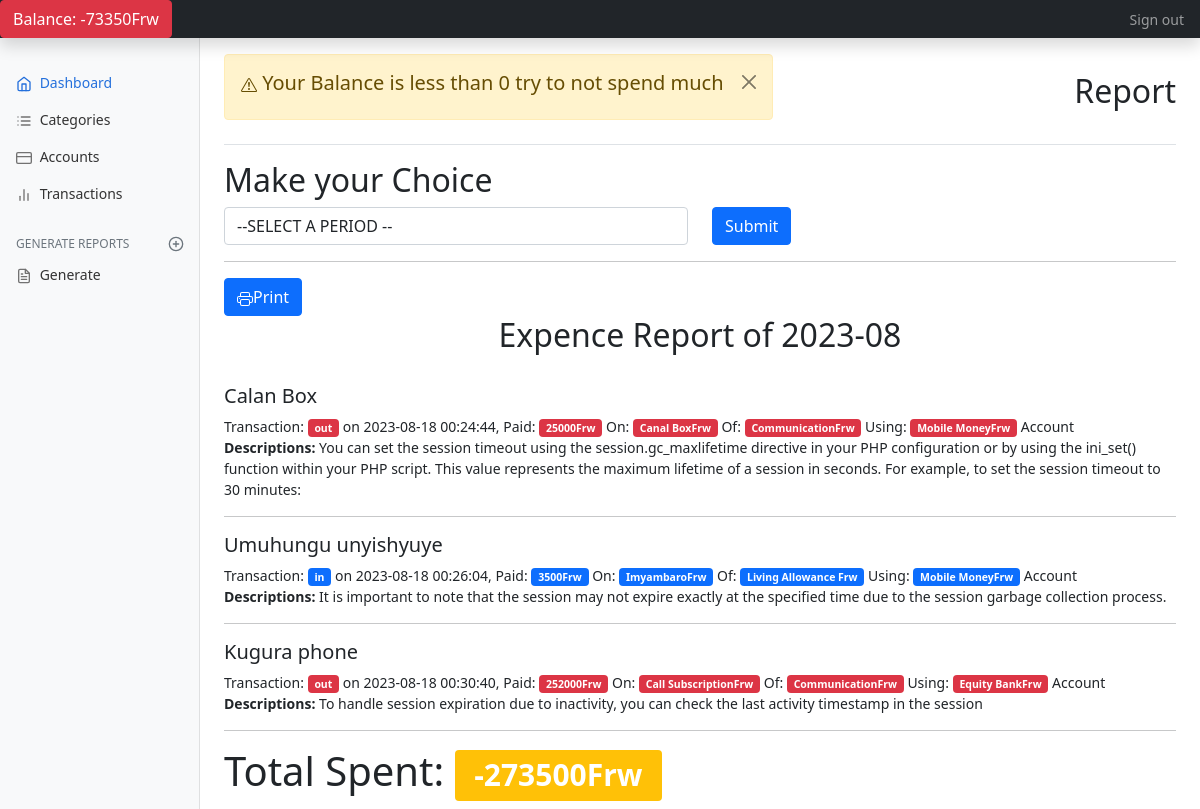
Page /report.php?period=1 (signed in) on the committed database.
### tables this page shows
CREATE TABLE `budget` (
  `id` int(11) NOT NULL,
  `month_year` varchar(7) NOT NULL,
  `budget` int(11) NOT NULL
);

CREATE TABLE `transaction` (
  `id` int(11) NOT NULL,
  `name` varchar(60) NOT NULL,
  `type` varchar(3) NOT NULL,
  `payment_by` int(11) NOT NULL,
  `sub_category_id` int(11) NOT NULL,
  `date` datetime NOT NULL,
  `total_paid` int(11) NOT NULL,
  `description` text NOT NULL
);

CREATE TABLE `subcategory` (
  `id` int(11) NOT NULL,
  `sub_category_name` varchar(60) NOT NULL,
  `main_category` int(11) NOT NULL,
  `created_at` datetime NOT NULL
);

CREATE TABLE `category` (
  `id` int(11) NOT NULL,
  `category_name` varchar(60) NOT NULL,
  `created_at` datetime NOT NULL
);

CREATE TABLE `account` (
  `id` int(11) NOT NULL,
  `account_name` varchar(60) NOT NULL,
  `created_at` date NOT NULL
);

### report.php (the view, shortened to what this page needs)
<?php include("includes/header.php")?>
<h1 class="h2">Report</h1>
      </div>
      <h2>Make your Choice</h2>
      <form>
  <div class="row">
    <form action="" method="get">
    <div class="col">
    <select name="period" class="form-control md-2" id="" required>
                            <option value="">--SELECT A PERIOD --</option>
                        </select>
    </div>
    <div class="col">
      <input type="submit" class="btn btn-primary" placeholder="Last name">
    </div>
    </form>
  </div>
</form><hr>
        <?php
        if(isset($_GET['period'])){
            $period = $_GET['period'];
            $select_query = mysqli_query($connection, "SELECT * FROM budget WHERE id = $period");
            $row = mysqli_fetch_array($select_query);
                $month_year = $row['month_year'];
        ?>
        <button id="printButton" class="btn btn-primary">Print</button>
        <h2 class="text-center">Expence Report of <?php echo $month_year; ?></h2><br>
            <?php
                $total_spent = 0;
                $final_query = mysqli_query($connection, " SELECT * FROM budget JOIN transaction ON DATE_FORMAT(date, '%Y-%m') = '$month_year' JOIN account ON transaction.payment_by = account.id JOIN subcategory ON transaction.sub_category_id = subcategory.id JOIN category ON category.id = subcategory.main_category WHERE budget.month_year = '$month_year';");
                while($final = mysqli_fetch_array($final_query)){
                    $name = $final['name'];
                    $type = $final['type'];
                    $date = $final['date'];
                    $account_name = $final['account_name'];
                    $total_paid = $final['total_paid'];
                    $description = $final['description'];
                    $sub_category_name = $final['sub_category_name'];
                    $category_name = $final['category_name'];
                ?>
                    <div id="contentToPrint" class="text-left">
                        <?php if($type =='in'){
                            $total_spent += $total_paid;
                            ?>
                        <h5><?php echo $name; ?></h5>
                        Transaction: <span class="badge bg-primary"><?php echo $type; ?></span>
                        on <?php echo $date; ?>,
                        Paid: <span class="badge bg-primary"><?php echo $total_paid; ?>Frw</span>
                        On: <span class="badge bg-primary"><?php echo $sub_category_name; ?>Frw</span>
                        Of: <span class="badge bg-primary"><?php echo $category_name; ?>Frw</span>
                        Using: <span class="badge bg-primary"><?php echo $account_name; ?>Frw</span> Account <br>
                        <p><b>Descriptions:</b> <?php echo $description; ?></p>
                    <?php }else if($type =='out'){
                        $total_spent -= $total_paid;
                        ?>
                        <h5><?php echo $name; ?></h5>
                        Transaction: <span class="badge bg-danger"><?php echo $type; ?></span>
                        on <?php echo $date; ?>,
                        Paid: <span class="badge bg-danger"><?php echo $total_paid; ?>Frw</span>
                        On: <span class="badge bg-danger"><?php echo $sub_category_name; ?>Frw</span>
                        Of: <span class="badge bg-danger"><?php echo $category_name; ?>Frw</span>
                        Using: <span class="badge bg-danger"><?php echo $account_name; ?>Frw</span> Account <br>
                        <p><b>Descriptions:</b> <?php echo $description; ?></p>
                    <?php } ?>
                    </div>
                    <hr>
                <?php }    ?>
                <h1 class="h1">Total Spent: <span class="badge bg-warning "><?php echo $total_spent; ?>Frw</span></h1>
      <?php } ?>
    </main>
  </div>
</div>
<?php include"includes/footer.php"; ?>

### includes/header.php (shortened to what this page needs)
<?php
$connection = mysqli_connect('localhost', 'root', '', 'Force COA');
?>
<!doctype html>
<html lang="en">
  <head>
    <link href="assets/css/style.css" rel="stylesheet">
<link href="assets/css/bootstrap.min.css" rel="stylesheet">
    <link href="/assets/css/dashboard.css" rel="stylesheet">
  </head>
  <body>
<header class="navbar navbar-dark sticky-top bg-dark flex-md-nowrap p-0 shadow">
  <?php
  if($_SESSION['balance'] > 0){
    echo " <button class=\"btn btn-info\" data-bs-toggle=\"modal\" data-bs-target=\"#exampleModalDefault\">
    Balance: ".$_SESSION['balance']."Frw
    </button>";
  }else{
    echo "  <button class=\"btn btn-danger\" data-bs-toggle=\"modal\" data-bs-target=\"#exampleModalDefault\">
    Balance: ".$_SESSION['balance']."Frw
    </button>";
  }
  ?>
  <div class="navbar-nav">
    <div class="nav-item text-nowrap">
      <a class="nav-link px-3" href="signout.php">Sign out</a>
    </div>
  </div>
</header>
<div class="container-fluid">
  <div class="row">
    <nav id="sidebarMenu" class="col-md-3 col-lg-2 d-md-block bg-light sidebar collapse">
      <div class="position-sticky pt-3">
        <ul class="nav flex-column">
          <li class="nav-item">
            <a class="nav-link active" aria-current="page" href="index.php">
              <span data-feather="home"></span>
              Dashboard
            </a>
          </li>
           <li class="nav-item">
            <a class="nav-link" href="categories.php">
              <span data-feather="list"></span>
              Categories
            </a>
          </li>
           <li class="nav-item">
            <a class="nav-link" href="accounts.php">
              <span data-feather="credit-card"></span>
              Accounts
            </a>
          </li>
          <li class="nav-item">
            <a class="nav-link" href="transaction.php">
              <span data-feather="bar-chart-2"></span>
              Transactions
            </a>
          </li>
        </ul>
        <h6 class="sidebar-heading d-flex justify-content-between align-items-center px-3 mt-4 mb-1 text-muted">
          <span>Generate reports</span>
          <a class="link-secondary" href="#" aria-label="Add a new report">
            <span data-feather="plus-circle"></span>
          </a>
        </h6>
        <ul class="nav flex-column mb-2">
          <li class="nav-item">
            <a class="nav-link" href="report.php">
              <span data-feather="file-text"></span>
              Generate
            </a>
          </li>
        </ul>
      </div>
    </nav>
    <main class="col-md-9 ms-sm-auto col-lg-10 px-md-4">
      <div class="d-flex justify-content-between flex-wrap flex-md-nowrap align-items-center pt-3 pb-2 mb-3 border-bottom">
<?php
$date = date('Y-m-d');
$theFirstday = date("d");
$monthName = date('F', strtotime($date));
if ($theFirstday == 1 && $_SESSION['balance'] == 0) {
?>
<div class="popup-overlay">
        <div class="popup-content">
           <h1>Add <?php   echo $monthName; ?> Budget</h1>
           <hr>
           <?php
            if (isset($_POST['add-budget'])) {
              $new_budget = $_POST['new-budget'];
              $add_budget_query = mysqli_query($connection, "INSERT INTO budget VALUES('', DATE_FORMAT(NOW(), '%Y-%m'), $new_budget)");
              if($add_budget_query){
                echo"<script>
                setTimeout(function() {
                window.location.href = 'index.php';
                }, 1000);
                </script>";
            }
           }
           ?>
           <form action="" method="post">
            <div class=" mb-3">
                  <label>Amount:</label>
                  <input type="number" name="new-budget" class="form-control" placeholder="10000000" required><br>
                  <input type="submit" name="add-budget" class="btn btn-primary" value="Update">
              </div>
           </form>
        </div>
    </div>
<?php }else if($_SESSION['balance'] <= 0){
  ?>
      <div class="alert alert-warning alert-dismissible fade show" role="alert">
          <h5> Your Balance is less than 0 try to not spend much</h5>
          <button type="button" class="btn-close" data-bs-dismiss="alert" aria-label="Close"></button>
        </div>
  <?php } ?>

### includes/footer.php (shortened to what this page needs)
</body>
</html>

### assets/css/dashboard.css (style rules this page uses)
body { font-size: .875rem; }
.feather { width: 16px; height: 16px; vertical-align: text-bottom; }
.sidebar { position: fixed; top: 0; bottom: 0; left: 0; z-index: 100; padding: 48px 0 0; box-shadow: inset -1px 0 0 rgba(0, 0, 0, .1); }
.sidebar .nav-link { font-weight: 500; color: #333; }
.sidebar .nav-link .feather { margin-right: 4px; color: #727272; }
.sidebar .nav-link.active { color: #2470dc; }
.sidebar .nav-link:hover .feather, .sidebar .nav-link.active .feather { color: inherit; }
.sidebar-heading { font-size: .75rem; text-transform: uppercase; }

### rows in the picture
budget: month_year "2023-08", transaction.name "Calan Box", transaction.type "out", transaction.date "2023-08-18 00:24:44", transaction.total_paid "25000", subcategory.sub_category_name "Canal Box", category.category_name "Communication", account.account_name "Mobile Money", transaction.description "You can set the session timeout using the session.gc_maxlifetime directive in your PHP configuration or by using the ini_set() function within your PHP script. This value represents the maximum lifetime of a session in seconds. For example, to set the session timeout to 30 minutes:", transaction.name "Umuhungu unyishyuye", transaction.type "in", transaction.date "2023-08-18 00:26:04", transaction.total_paid "3500", subcategory.sub_category_name "Imyambaro", category.category_name "Living Allowance", transaction.description "It is important to note that the session may not expire exactly at the specified time due to the session garbage collection process.", transaction.name "Kugura phone", transaction.date "2023-08-18 00:30:40", transaction.total_paid "252000", subcategory.sub_category_name "Call Subscription", account.account_name "Equity Bank", transaction.description "To handle session expiration due to inactivity, you can check the last activity timestamp in the session"

### other values in the picture
$_SESSION['balance'] "-73350"
$total_spent "-273500"
